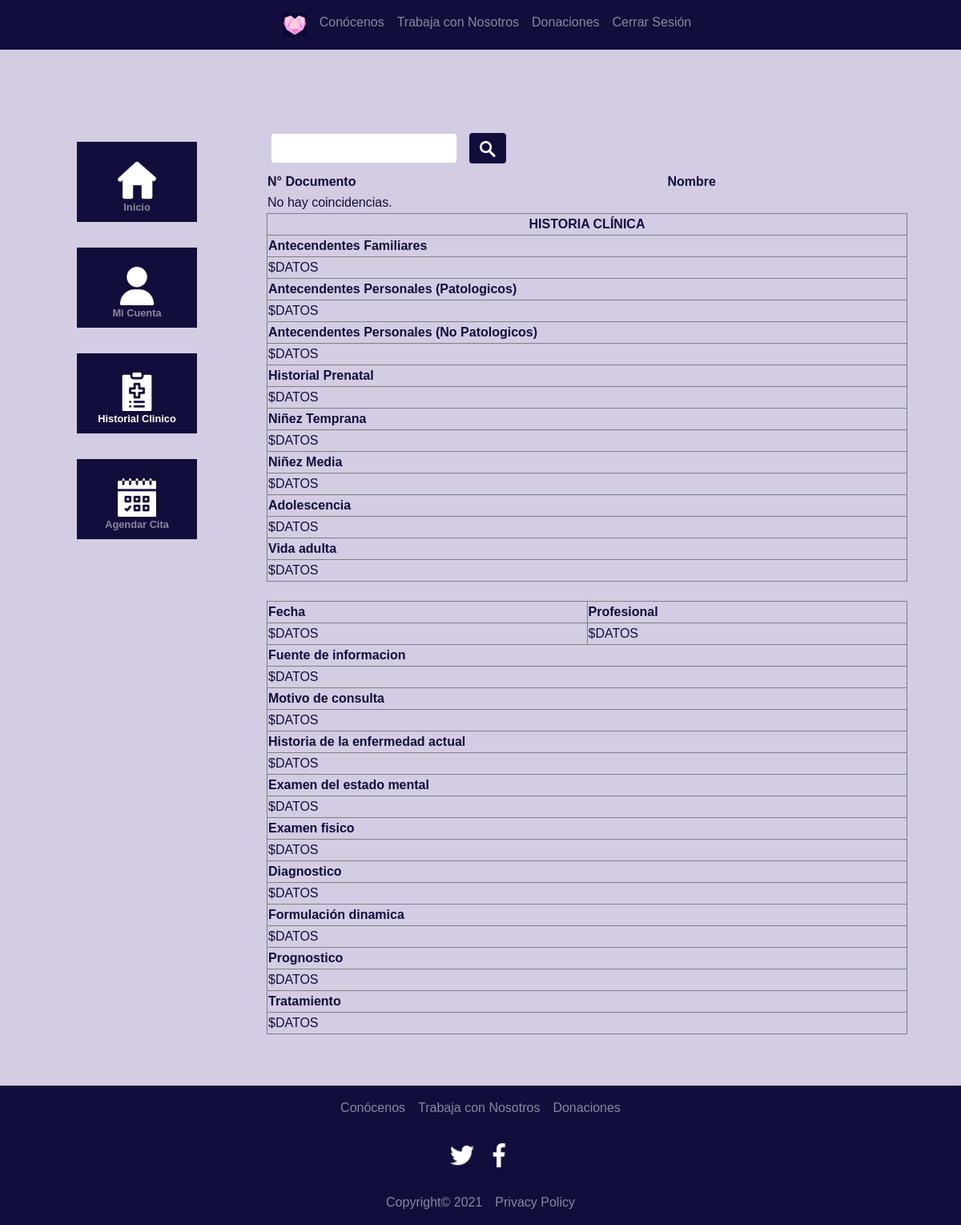
The app's page /vista/profesional/historia.php?key=43834665 (signed in), older data.
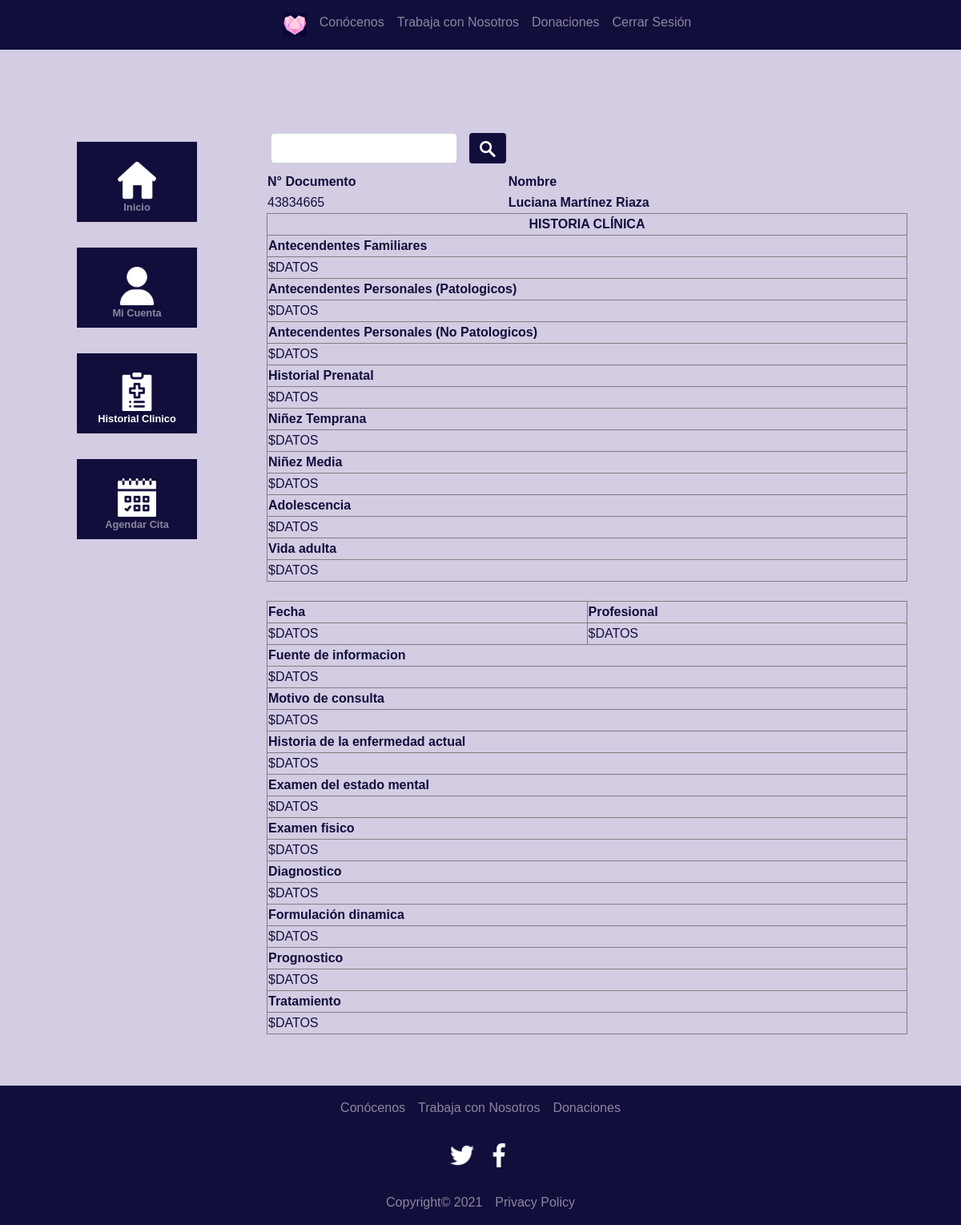
The same page, newer data.
### tables this page shows
CREATE TABLE `paciente` (
  `usuario_idUsuario` bigint(20) NOT NULL,
  `nombre` varchar(45) DEFAULT NULL,
  `apellido` varchar(45) DEFAULT NULL,
  `tipoDocumento` varchar(45) DEFAULT NULL,
  `documentoIdentidad` varchar(45) DEFAULT NULL,
  `fechaNacimiento` date DEFAULT NULL,
  `departamento` varchar(125) DEFAULT NULL,
  `ciudad` varchar(125) DEFAULT NULL,
  `direccion` varchar(255) DEFAULT NULL,
  `celular` varchar(45) DEFAULT NULL,
  `contactoEmergencia` varchar(225) DEFAULT NULL,
  `celularEmergencia` varchar(45) DEFAULT NULL
);

### utilidades/metodosBD.php (called while the page is built, shortened)
<?php
class MetodosBD{
    function buscarPaciente($busqueda){
      $this->conn=new Conexion();
        $resultado=$this->conn->conexion();
        $result = $resultado->query("SELECT * FROM paciente WHERE documentoIdentidad LIKE  '%$busqueda%' OR nombre LIKE  '%$busqueda%'");
        return $result;
    }
}
?>

### vista/profesional/historia.php (the view, shortened to what the changed rows need)
<?php
include '../../utilidades/metodosBD.php';
$metodosBD = new MetodosBD();
?>
<!DOCTYPE html>
<html lang="en">
<head>
  <link rel="stylesheet" type="text/css" href="../../css/bootstrap.css">
  <link rel="stylesheet" type="text/css" href="../../css/estilos.css">
</head>
<body>
  <div class="contenedor">
    <div class="row container">
    <aside class="content">
<?php
  if (isset($_GET['key'])){
    $busqueda = $_GET['key'];
    $resultado = $metodosBD->buscarPaciente($busqueda);
    ?>
    <table>
      <thead>
        <tr>
          <th>N° Documento</th>
          <th>Nombre</th>
        </tr>
      </thead>
      <tbody>
        <?php
          if(mysqli_num_rows($resultado) == 0){
					        echo '<tr><td colspan="9">No hay coincidencias.</td></tr>';
                }else{
                  while ($row = mysqli_fetch_assoc($resultado)){
                  echo '
                    <tr>
                      <td>'.$row['documentoIdentidad'].'</td>
                       <td><a style="color: #120e3c; font-weight: 700;" href="historiaPaciente.php?id='.$row['usuario_idUsuario'].'">'.$row['nombre'].' '.$row['apellido'].'</a></td>
                    </tr>
                    ';
        ?>
      </tbody>
      </table>
      <?php
      }
   }
  }
?>
     <table  border="1" width="800">
      <thead>
      <tr>
        <th style="text-align: center;">HISTORIA CLÍNICA</th>
      </tr>
      </thead>
    </table>
    <br>
    <table  border="1" width="800">
    </tbody>
    </table>
    </aside>
  </div>
  </div>
</body>
</html>

Row changes from the older to the newer data that the page shows:
added paciente: documentoIdentidad "43834665", nombre "Luciana", apellido "Martínez Riaza"
Text that changed along with them:
text no longer shown: "No hay coincidencias."
